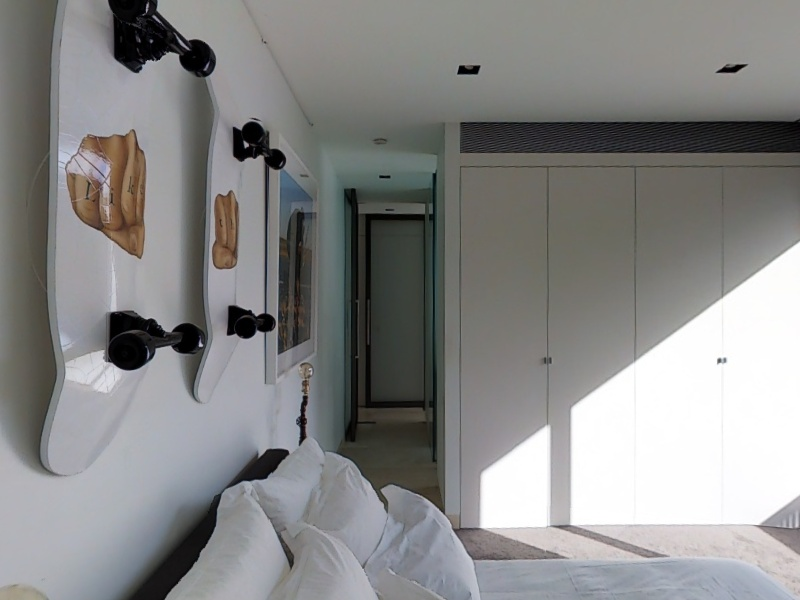
#> input picture mllm_debug_outputs_balanced100_VLFMG/JF19kD82Mey_case_0030/vlfm_crop_step_0007_agent_agent1_crop_02.jpg, 800 x 600 px, given in place of observation_step_0001_agent_agent0.jpg, which was not available
$ python generate_proposed_framework_case_figure.py
#> lines starting #> are read from the running program, lines starting #| are printed output that depends on the picture; pictures that were not available may be replaced by others from this repository, and a replacement may not be noted
from __future__ import annotations

import json
import math
from pathlib import Path

from PIL import Image, ImageDraw, ImageEnhance, ImageFont, ImageOps
from reportlab.pdfgen import canvas as pdf_canvas


ROOT = Path(__file__).resolve().parents[1]
CASE_ID = "JF19kD82Mey_case_0030"
SCAN_ID = "JF19kD82Mey"
DEBUG_DIR = ROOT / "mllm_debug_outputs_balanced100_GPT54Medium" / CASE_ID
RAW_DIR = ROOT / "mllm_raw_outputs_balanced100_GPT54Medium" / CASE_ID
OUTPUT_DIR = ROOT / "paper_figures"

CANVAS_WIDTH = 4200
CANVAS_HEIGHT = 2980
BACKGROUND = "#FFFFFF"
INK = "#20252B"
MUTED = "#5D6670"
RULE = "#CBD1D6"
PALE = "#F4F6F7"

REGION_COLORS = {
    50: "#4477AA",
    51: "#66CCEE",
    52: "#228833",
    53: "#CCBB44",
    54: "#AA3377",
    55: "#999999",
    56: "#EE6677",
    57: "#44AA99",
    58: "#EE7733",
    59: "#8844AA",
}

REGION_SHORT_NAMES = {
    50: "Dining",
    51: "Courtyard",
    52: "Lounge",
    53: "Kitchen",
    54: "Bedroom + desk",
    55: "Hallway",
    56: "Bathroom",
    57: "Windowed room",
    58: "Stair hall",
    59: "Wood bedroom",
}

AGENT_COLORS = {
    "agent0": "#111111",
    "agent1": "#3A3A3A",
    "agent2": "#666666",
}

TARGET_COLORS = {"3": "#D55E00", "4": "#0072B2"}

FONT_REGULAR_PATH = Path(r"C:\Windows\Fonts\arial.ttf")
FONT_BOLD_PATH = Path(r"C:\Windows\Fonts\arialbd.ttf")


def font(size: int, bold: bool = False) -> ImageFont.FreeTypeFont:
    return ImageFont.truetype(
        str(FONT_BOLD_PATH if bold else FONT_REGULAR_PATH),
        size=size,
    )


F_PANEL = font(58, bold=True)
F_SECTION = font(46, bold=True)
F_LABEL = font(39, bold=True)
F_BODY = font(36)
#> in main, `canvas = Image.new("RGB", (CANVAS_WIDTH, CANVAS_HEIGHT), BACKGROUND)`: canvas: PIL image 4200x2980 RGB; every value is 255
F_SMALL = font(31)
F_SMALL_BOLD = font(31, bold=True)
F_NODE = font(35, bold=True)
F_REGION = font(33, bold=True)


def read_json(path: Path) -> dict:
    return json.loads(path.read_text(encoding="utf-8"))


# [8 lines left out: function rgba, not called in this run]


def text_size(draw: ImageDraw.ImageDraw, text: str, text_font: ImageFont.ImageFont) -> tuple[int, int]:
    box = draw.textbbox((0, 0), text, font=text_font)
    return box[2] - box[0], box[3] - box[1]


def draw_arrow(
    draw: ImageDraw.ImageDraw,
    start: tuple[int, int],
    end: tuple[int, int],
    color: str = MUTED,
    width: int = 8,
) -> None:
    draw.line([start, end], fill=color, width=width)
    angle = math.atan2(end[1] - start[1], end[0] - start[0])
    head = 24
    left = (
        end[0] - head * math.cos(angle - math.pi / 6),
        end[1] - head * math.sin(angle - math.pi / 6),
    )
    right = (
        end[0] - head * math.cos(angle + math.pi / 6),
        end[1] - head * math.sin(angle + math.pi / 6),
    )
    draw.polygon([end, left, right], fill=color)


def panorama_panel(
    image_path: Path,
    width: int,
    height: int,
    agent_label: str,
    semantic_label: str,
) -> Image.Image:
#> called with width = 1760, height = 330, agent_label = 'Agent 0'
    panel = Image.new("RGB", (width, height), BACKGROUND)
#> panel: PIL image 1760x330 RGB; every value is 255
    draw = ImageDraw.Draw(panel)
    image_height = height - 58
    panorama = ImageOps.fit(
        Image.open(image_path).convert("RGB"),
        (width, image_height),
        method=Image.Resampling.LANCZOS,
    )
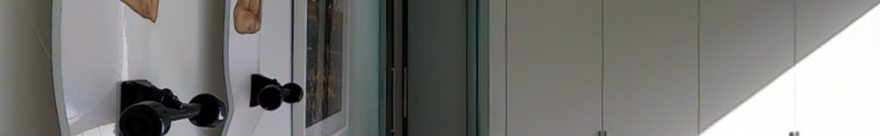
#> panorama: PIL image 1760x272 RGB (shown at 1/2 size); mean R, G, B 121.2, 121.4, 119
    panel.paste(panorama, (0, 0))
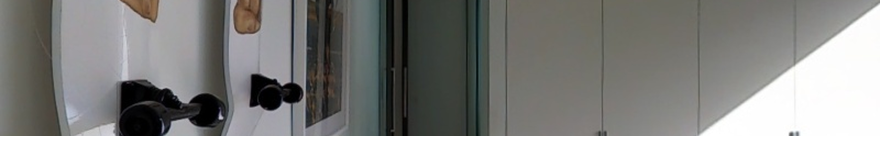
#> panel: PIL image 1760x330 RGB (shown at 1/2 size); mean R, G, B 144.7, 144.9, 142.9
    draw.rectangle((0, 0, width - 1, image_height - 1), outline="#9EA5AB", width=3)
    draw.rounded_rectangle((16, 14, 188, 66), radius=8, fill=(255, 255, 255, 232))
    draw.text((30, 20), agent_label, font=F_LABEL, fill=INK)
    draw.text((8, image_height + 8), semantic_label, font=F_SMALL, fill=MUTED)
    return panel


# [225 lines left out: functions convex_hull, expand_polygon, topdown_texture_paths, map_metadata, connectivity_nodes, render_graph_map and 1 more, not called in this run]


def draw_step_row(
    canvas: Image.Image,
    step_index: int,
    row_y: int,
    panel_letters: tuple[str, str],
    title: str,
    pano_semantic_labels: list[str],
) -> None:
    draw = ImageDraw.Draw(canvas)
    row_height = 1210
    pano_x = 90
    pano_width = 1760
    pano_height = 330
    map_x = 2180
    map_width = 940
    map_height = 464
    map_gap = 42

    draw.line((80, row_y - 24, CANVAS_WIDTH - 80, row_y - 24), fill=RULE, width=4)
    draw.text((pano_x, row_y), f"({panel_letters[0]})  {title}", font=F_PANEL, fill=INK)
    graph_title = "Initial semantic graph" if step_index == 1 else "Updated graph + hypotheses"
    draw.text((map_x, row_y), f"({panel_letters[1]})  {graph_title}", font=F_PANEL, fill=INK)

    for agent_index in range(3):
        image_path = DEBUG_DIR / f"observation_step_{step_index:04d}_agent_agent{agent_index}.jpg"
        panel = panorama_panel(
            image_path=image_path,
            width=pano_width,
            height=pano_height,
            agent_label=f"Agent {agent_index}",
            semantic_label=pano_semantic_labels[agent_index],
        )
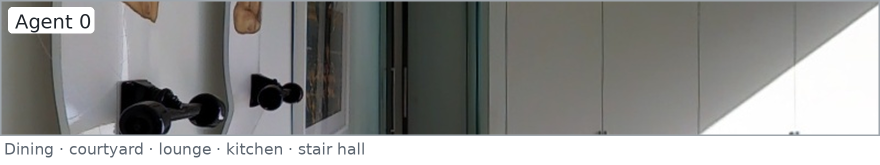
#> panel: PIL image 1760x330 RGB (shown at 1/2 size); mean R, G, B 145.7, 146.1, 144.4
        canvas.paste(panel, (pano_x, row_y + 86 + agent_index * (pano_height + 20)))
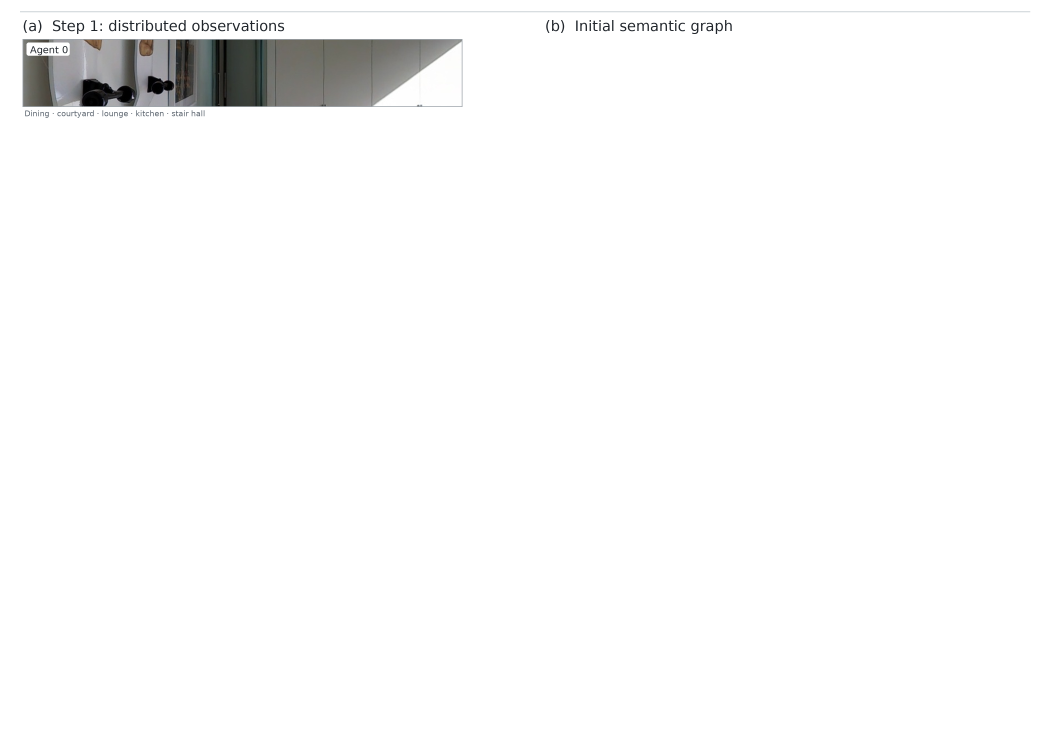
#> canvas: PIL image 4200x2980 RGB (shown at 1/4 size); mean R, G, B 249.5, 249.5, 249.5
#> pass 2 of the loop in draw_step_row, `for agent_index in range(3):`:
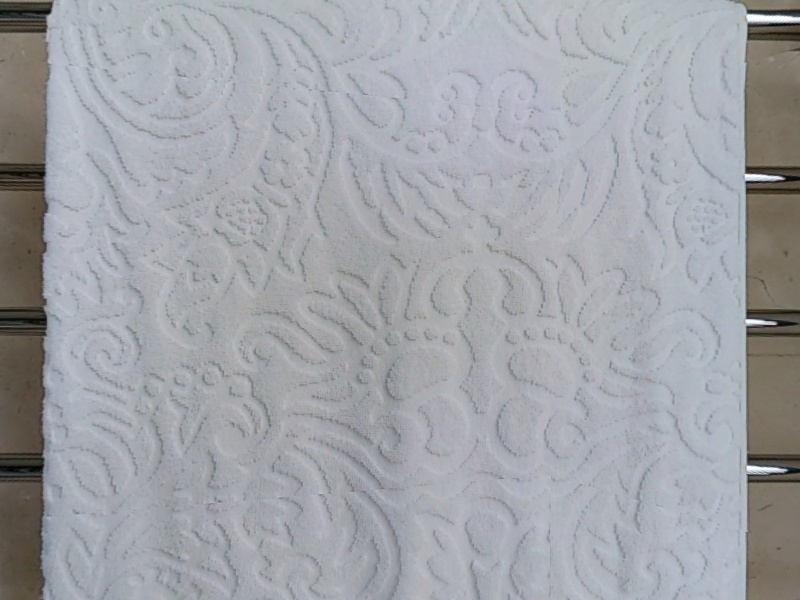
#> input picture mllm_debug_outputs_balanced100_VLFMG/JF19kD82Mey_case_0030/vlfm_crop_step_0008_agent_agent2_crop_03.jpg, 800 x 600 px, given in place of observation_step_0001_agent_agent1.jpg, which was not available
#> in draw_step_row, `panel = panorama_panel( image_path=image_path, width=pano_width, heigh..`:
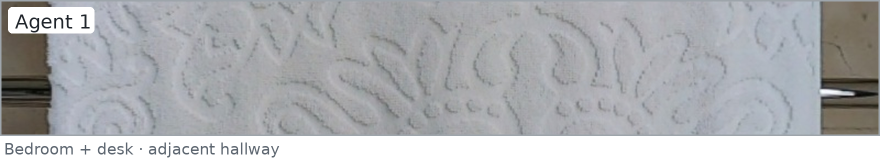
#> panel: PIL image 1760x330 RGB (shown at 1/2 size); mean R, G, B 176.3, 177.8, 180.5
#> in draw_step_row, `canvas.paste(panel, (pano_x, row_y + 86 + agent_index * (pano_height +..`:
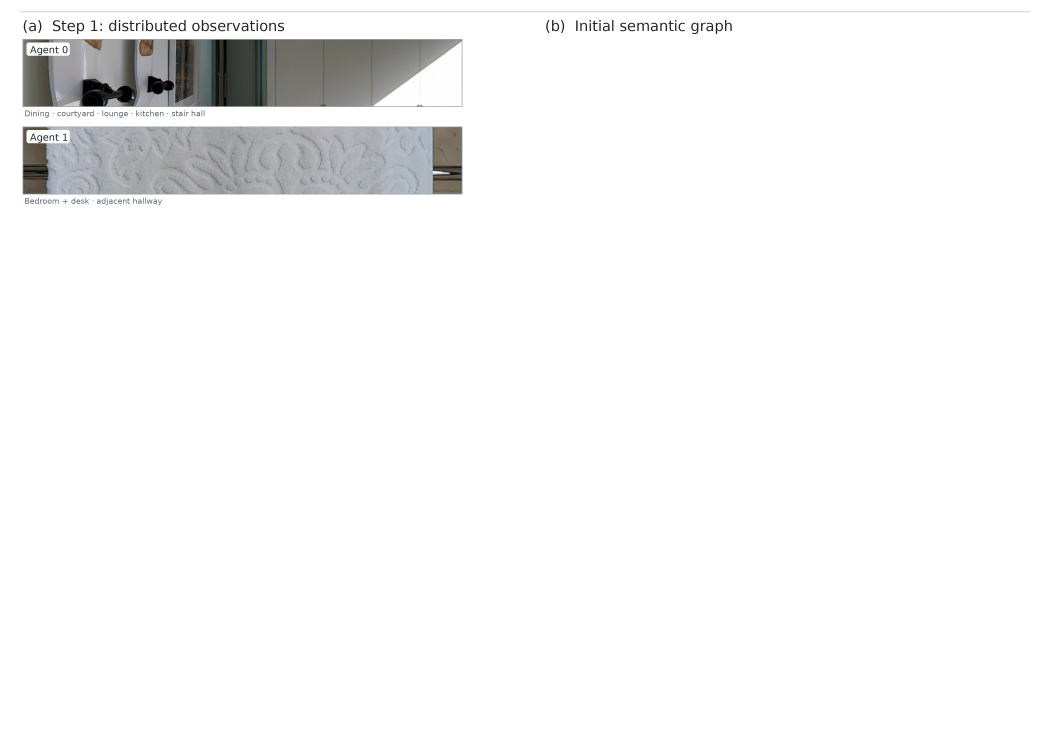
#> canvas: PIL image 4200x2980 RGB (shown at 1/4 size); mean R, G, B 245.8, 246, 246

    arrow_y = row_y + 555
    draw_arrow(draw, (1880, arrow_y), (2140, arrow_y), color="#6C737A", width=9)
    arrow_label = "MLLM semantic\nreasoning"
    draw.multiline_text((1878, arrow_y - 105), arrow_label, font=F_SMALL_BOLD, fill=MUTED, spacing=5, align="center")

    layout = read_json(DEBUG_DIR / f"graph_layout_step_{step_index:04d}.json")
    floor0 = render_graph_map(
        layout=layout,
        floor_index=0,
        width=map_width,
        height=map_height,
        step_index=step_index,
        highlight_hypotheses=step_index == 2,
    )
    floor1 = render_graph_map(
        layout=layout,
        floor_index=1,
        width=map_width,
        height=map_height,
        step_index=step_index,
        highlight_hypotheses=step_index == 2,
    )
    map_y = row_y + 90
    canvas.paste(floor0, (map_x, map_y))
    canvas.paste(floor1, (map_x + map_width + map_gap, map_y))
    draw.text((map_x + 16, map_y + 14), "Ground floor", font=F_SECTION, fill=INK, stroke_width=5, stroke_fill="white")
    draw.text((map_x + map_width + map_gap + 16, map_y + 14), "Upper floor", font=F_SECTION, fill=INK, stroke_width=5, stroke_fill="white")

    region_ids = sorted(int(region_id) for region_id in layout["region_to_viewpoints"])
    legend_end_y = draw_region_legend(
        draw,
        region_ids=region_ids,
        x=map_x,
        y=map_y + map_height + 28,
        width=map_width * 2 + map_gap,
    )

    viewpoint_count = sum(1 for node in layout["nodes"] if node["type"] == "viewpoint")
    region_count = sum(1 for node in layout["nodes"] if node["type"] == "region")
    edge_count = len(layout["edges"])
    summary_y = legend_end_y + 24
    draw.rounded_rectangle(
        (map_x, summary_y, map_x + map_width * 2 + map_gap, summary_y + 92),
        radius=10,
        fill=PALE,
        outline=RULE,
        width=3,
    )
    summary = f"{viewpoint_count} viewpoints     {region_count} semantic regions     {edge_count} grounded edges"
    draw.text((map_x + 34, summary_y + 22), summary, font=F_LABEL, fill=INK)

    hypothesis_y = summary_y + 122
    if step_index == 1:
        draw.text((map_x, hypothesis_y), "Context-consistent target-location hypotheses", font=F_SECTION, fill=INK)
        draw.text(
            (map_x, hypothesis_y + 58),
            "T3 keyboard  →  vp 8 (0.758)     T4 blue chair  →  vp 8 (0.599)     T6 horse-base lamp  →  vp 8 (0.676)",
            font=F_BODY,
            fill=MUTED,
        )
    else:
        draw.text((map_x, hypothesis_y), "Refined hypotheses after new observations", font=F_SECTION, fill=INK)
        draw.ellipse((map_x, hypothesis_y + 69, map_x + 28, hypothesis_y + 97), fill=TARGET_COLORS["3"])
        draw.text((map_x + 42, hypothesis_y + 59), "T3 keyboard: vp 9 (0.747)", font=F_BODY, fill=INK)
        draw.ellipse((map_x + 610, hypothesis_y + 69, map_x + 638, hypothesis_y + 97), fill=TARGET_COLORS["4"])
        draw.text((map_x + 652, hypothesis_y + 59), "T4 chair: vp 20 (0.412), vp 41 (0.312)", font=F_BODY, fill=INK)
        draw.text(
            (map_x, hypothesis_y + 116),
            "Outdoor and kitchen candidates are strongly down-weighted for the upstairs-bedroom target.",
            font=F_SMALL,
            fill=MUTED,
        )


# [55 lines left out: functions draw_bottom_flow, write_pdf, not called in this run]


def main() -> None:
    OUTPUT_DIR.mkdir(parents=True, exist_ok=True)
    canvas = Image.new("RGB", (CANVAS_WIDTH, CANVAS_HEIGHT), BACKGROUND)

    draw_step_row(
        canvas=canvas,
        step_index=1,
        row_y=70,
        panel_letters=("a", "b"),
        title="Step 1: distributed observations",
        pano_semantic_labels=[
            "Dining · courtyard · lounge · kitchen · stair hall",
            "Bedroom + desk · adjacent hallway",
            "Bathroom · windowed room",
        ],
    )
    draw_step_row(
        canvas=canvas,
        step_index=2,
        row_y=1370,
        panel_letters=("c", "d"),
        title="Step 2: new observations",
        pano_semantic_labels=[
            "Kitchen · courtyard · lounge",
            "Desk bedroom · viewpoint 9",
            "Wood bedroom · viewpoints 20 and 41",
        ],
    )
    draw_bottom_flow(canvas)

    png_path = OUTPUT_DIR / "proposed_framework_case_JF19kD82Mey_0030.png"
    pdf_path = OUTPUT_DIR / "proposed_framework_case_JF19kD82Mey_0030.pdf"
    canvas.save(png_path, dpi=(600, 600), optimize=True)
    write_pdf(png_path=png_path, pdf_path=pdf_path)
    print(png_path)
    print(pdf_path)


if __name__ == "__main__":
#> (the run stopped early here; a loop or call above may not have finished)
